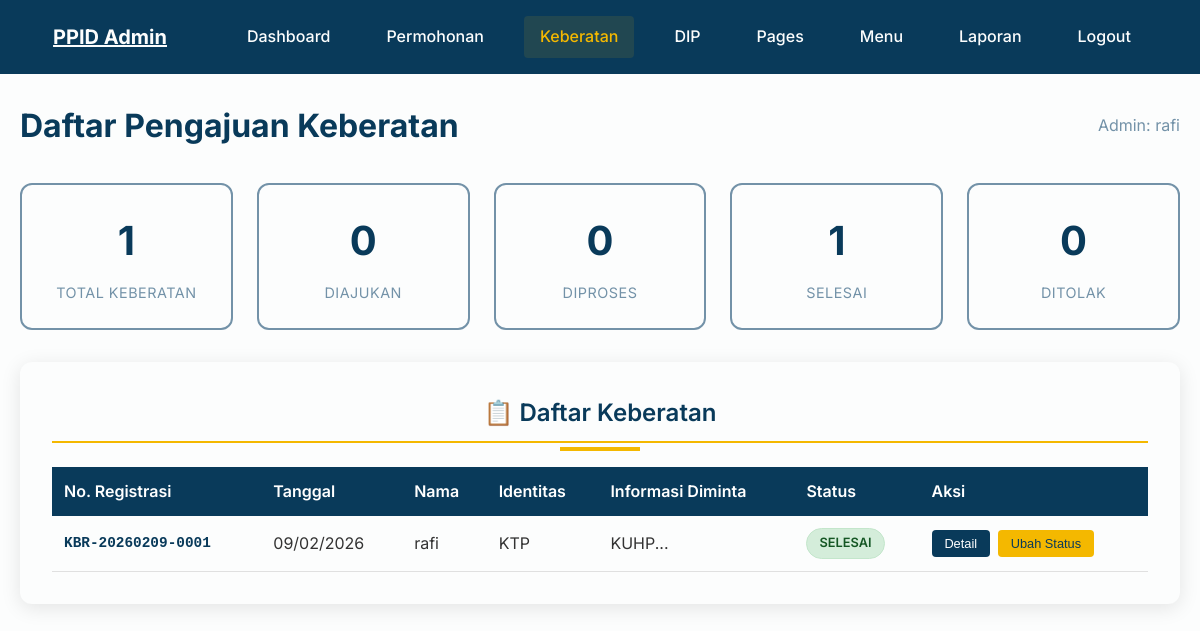
The app's page /admin/keberatan/index.php (signed in) with its own data.
### tables this page shows
CREATE TABLE `keberatan` (
  `id` int(11) NOT NULL,
  `nomor_registrasi` varchar(50) NOT NULL,
  `nama_lengkap` varchar(150) NOT NULL,
  `identitas` varchar(50) NOT NULL,
  `no_identitas` varchar(100) NOT NULL,
  `scan_identitas` varchar(255) NOT NULL,
  `informasi_diminta` text NOT NULL,
  `alasan_pengajuan` text NOT NULL,
  `keterangan_tambahan` text DEFAULT NULL,
  `status` enum('diajukan','diproses','selesai','ditolak') DEFAULT 'diajukan',
  `putusan` text DEFAULT NULL,
  `tanggal_pengajuan` timestamp NOT NULL DEFAULT current_timestamp(),
  `tanggal_putusan` timestamp NULL DEFAULT NULL
);

### includes/keberatan_service.php (called while the page is built, shortened)
<?php
require_once __DIR__ . '/config.php';
function getAllKeberatan($limit = 50, $offset = 0) {
    global $conn;
    $stmt = $conn->prepare("
        SELECT id, nomor_registrasi, nama_lengkap, identitas, no_identitas,
               informasi_diminta, alasan_pengajuan, status, tanggal_pengajuan
        FROM keberatan
        ORDER BY tanggal_pengajuan DESC
        LIMIT ? OFFSET ?
    ");
    $stmt->bind_param("ii", $limit, $offset);
    $stmt->execute();
    return $stmt->get_result()->fetch_all(MYSQLI_ASSOC);
}
?>

### admin/keberatan/index.php (the view, shortened to what this page needs)
<?php
require_once '../../includes/config.php';
require_once '../../includes/keberatan_service.php';
$page = isset($_GET['page']) ? (int)$_GET['page'] : 1;
$limit = 20;
$offset = ($page - 1) * $limit;
$keberatanList = getAllKeberatan($limit, $offset);
$stmt = $conn->prepare("SELECT COUNT(*) as total FROM keberatan");
$stmt->execute();
$totalResult = $stmt->get_result();
$totalKeberatan = $totalResult->fetch_assoc()['total'];
?>
<!DOCTYPE html>
<html lang="id">
<head>
    <link rel="stylesheet" href="../../css/style.css">
</head>
<body class="admin-body admin-keberatan">
   <header class="header" id="header">
        <div class="container">
            <div class="header-content">
                <div class="logo">
                    <h2><a href="../dashboard.php" style="color: #FCFDFD;">PPID Admin</a></h2>
                </div>
                <nav class="nav-menu">
                    <ul class="nav-list">
                        <li class="nav-item">
                            <a href="../dashboard.php" class="nav-link">Dashboard</a>
                        </li>
                        <li class="nav-item">
                            <a href="../permohonan/index.php" class="nav-link">Permohonan</a>
                        </li>
                        <li class="nav-item">
                            <a href="index.php" class="nav-link active">Keberatan</a>
                        </li>
                        <li class="nav-item">
                            <a href="../dip/index.php" class="nav-link">DIP</a>
                        </li>
                        <li class="nav-item">
                            <a href="../pages/index.php" class="nav-link">Pages</a>
                        </li>
                        <li class="nav-item">
                            <a href="../menus/index.php" class="nav-link">Menu</a>
                        </li>
                        <li class="nav-item">
                            <a href="../laporan.php" class="nav-link">Laporan</a>
                        </li>
                        <li class="nav-item">
                            <a href="../logout.php" class="nav-link">Logout</a>
                        </li>
                    </ul>
                </nav>
            </div>
        </div>
    </header>
    <main class="admin-page">
        <div class="page-header">
            <h1 class="page-title">Daftar Pengajuan Keberatan</h1>
            <div class="admin-info">
                <span>Admin: <?php echo htmlspecialchars($_SESSION['admin_username']); ?></span>
            </div>
        </div>
        <div class="stats-grid">
            <?php
            $stats = [
                'total' => $totalKeberatan,
                'diajukan' => 0,
                'diproses' => 0,
                'selesai' => 0,
                'ditolak' => 0
            ];
            $stmt = $conn->prepare("SELECT status, COUNT(*) as count FROM keberatan GROUP BY status");
            $stmt->execute();
            $result = $stmt->get_result();
            while ($row = $result->fetch_assoc()) {
                $stats[$row['status']] = $row['count'];
            }
            ?>
            <div class="stat-card">
                <div class="stat-number"><?php echo $stats['total']; ?></div>
                <div class="stat-label">Total Keberatan</div>
            </div>
            <div class="stat-card">
                <div class="stat-number"><?php echo $stats['diajukan']; ?></div>
                <div class="stat-label">Diajukan</div>
            </div>
            <div class="stat-card">
                <div class="stat-number"><?php echo $stats['diproses']; ?></div>
                <div class="stat-label">Diproses</div>
            </div>
            <div class="stat-card">
                <div class="stat-number"><?php echo $stats['selesai']; ?></div>
                <div class="stat-label">Selesai</div>
            </div>
            <div class="stat-card">
                <div class="stat-number"><?php echo $stats['ditolak']; ?></div>
                <div class="stat-label">Ditolak</div>
            </div>
        </div>
        <div class="section-card">
            <h2 class="section-title">📋 Daftar Keberatan</h2>
            <div class="table-container">
                <table class="stats-table">
                    <thead>
                        <tr>
                            <th>No. Registrasi</th>
                            <th>Tanggal</th>
                            <th>Nama</th>
                            <th>Identitas</th>
                            <th>Informasi Diminta</th>
                            <th>Status</th>
                            <th>Aksi</th>
                        </tr>
                    </thead>
                    <tbody>
                        <?php if (!empty($keberatanList)): ?>
                            <?php foreach ($keberatanList as $keberatan): ?>
                                <tr>
                                    <td class="nomor-reg"><?php echo htmlspecialchars($keberatan['nomor_registrasi']); ?></td>
                                    <td><?php echo date('d/m/Y', strtotime($keberatan['tanggal_pengajuan'])); ?></td>
                                    <td><?php echo htmlspecialchars($keberatan['nama_lengkap']); ?></td>
                                    <td><?php echo htmlspecialchars($keberatan['identitas']); ?></td>
                                    <td><?php echo htmlspecialchars(substr($keberatan['informasi_diminta'], 0, 50)) . '...'; ?></td>
                                    <td>
                                        <span class="status-badge status-<?php echo $keberatan['status']; ?>">
                                            <?php
                                            $statusLabels = [
                                                'diajukan' => 'Diajukan',
                                                'diproses' => 'Diproses',
                                                'selesai' => 'Selesai',
                                                'ditolak' => 'Ditolak'
                                            ];
                                            echo $statusLabels[$keberatan['status']] ?? $keberatan['status'];
                                            ?>
                                        </span>
                                    </td>
                                    <td>
                                        <div class="action-buttons">
                                            <button type="button" class="btn-small btn-detail js-detail-keberatan" data-id="<?php echo (int)$keberatan['id']; ?>">
                                                Detail
                                            </button>
                                            <button type="button" class="btn-small btn-status js-status-keberatan" data-id="<?php echo (int)$keberatan['id']; ?>" data-status="<?php echo htmlspecialchars($keberatan['status'], ENT_QUOTES, 'UTF-8'); ?>">
                                                Ubah Status
                                            </button>
                                        </div>
                                    </td>
                                </tr>
                            <?php endforeach; ?>
                        <?php endif; ?>
                    </tbody>
                </table>
            </div>
        </div>
    </main>
</body>
</html>

### records on screen
keberatan: nomor_registrasi "KBR-20260209-0001", tanggal_pengajuan "09/02/2026", nama_lengkap "rafi", identitas "KTP", informasi_diminta "KUHP", status "SELESAI"

### other values on screen
$_SESSION['admin_username'] "rafi"
$stats['total'] "1"
$stats['diajukan'] "0"
$stats['diproses'] "0"
$stats['selesai'] "1"
$stats['ditolak'] "0"
